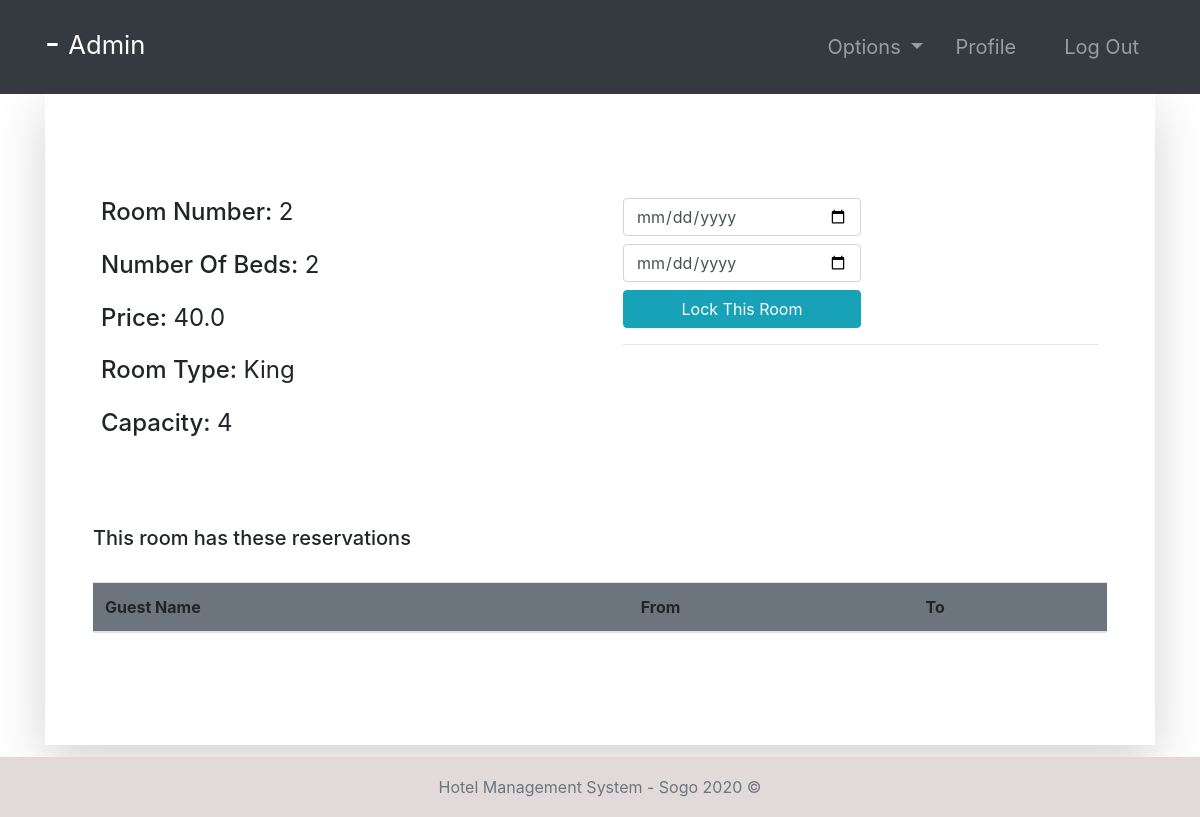
Page /room-profile/2/ (signed in) on the committed database.
### room/models.py (models this page shows, shortened)
class Room(models.Model):
    ROOM_TYPES = (
        ('King', 'King'),
        ('Luxury', 'Luxury'),
        ('Normal', 'Normal'),
        ('Economic', 'Economic'),
    )
    number = models.IntegerField(primary_key=True)
    capacity = models.SmallIntegerField()
    numberOfBeds = models.SmallIntegerField()
    roomType = models.CharField(max_length=20, choices=ROOM_TYPES)
    price = models.FloatField()
    statusStartDate = models.DateField(null=True)
    statusEndDate = models.DateField(null=True)

### room/views.py (the view, shortened to what this page needs)
# urls.py: path('room-profile/<str:id>/', room_profile, name="room-profile"),
@login_required(login_url='login')
def room_profile(request, id):
    role = str(request.user.groups.all()[0])
    path = role + "/"
    tempRoom = Room.objects.get(number=id)
    bookings = Booking.objects.filter(roomNumber=tempRoom)
    guests = Guest.objects.all()
    bookings2 = Booking.objects.all()
    context = {
        "role": role,
        "bookings": bookings,
        "room": tempRoom,
        "guests": guests,
        "bookings2": bookings2
    }
    return render(request, path + "room-profile.html", context)

### Templates/admin/room-profile.html
{% extends '../index.html' %}
{% block context %}
{% include '../common_pages/room-profile.html' %}
{% endblock %}

### Templates/incs/nav.html (shortened to what this page needs)
<nav class="navbar navbar-dark bg-dark navbar-expand-lg py-3 " role="navigation">
    <div class="container">
        <a href="" class="navbar-brand">
            <h2 class="text-capitalize">
                {{ request.user.first_name }} {{ request.user.last_name }} -
                <small>
                    {{ role }}
                </small>
            </h2>
        </a>
        <div class="collapse navbar-collapse" id="navbarTags">
            <ul class="navbar-nav ml-auto">
                <li class="nav-item dropdown p-2">
                    <a class="nav-link dropdown-toggle" href="#" id="navbarDropdown" role="button"
                        data-toggle="dropdown" aria-haspopup="true" aria-expanded="false">
                        Options
                    </a>
                </li>
                <li class="nav-item mr-3 p-2">
                    {% if role == 'staff' or role == 'receptionist' or role == 'admin' or role == 'manager' %}
                    <a href="{% url 'employee-profile' user.id %}" class="nav-link">Profile</a>
                    {% endif %}
                </li>
                <li class="nav-item p-2 ">
                    <a href="{% url 'logout' %}" class="nav-link">Log Out</a>
                </li>
            </ul>
        </div>
    </div>
</nav>

### Templates/common_pages/room-profile.html (shortened to what this page needs)
<div class="container">
    <div class="shadow-lg p-5">
        <div class="row mt-5">
            <div class="col-6">
                <div class="p-2 h4">
                    <span>Room Number:</span>
                    <span class="font-weight-normal">{{room.number}}</span>
                </div>
                <div class="p-2 h4">
                    <span>Number Of Beds:</span>
                    <span class="font-weight-normal">{{room.numberOfBeds}}</span>
                </div>
                <div class="p-2 h4">
                    <span>Price:</span>
                    <span class="font-weight-normal">{{room.price}}</span>
                </div>
                <div class="p-2 h4">
                    <span>Room Type:</span>
                    <span class="font-weight-normal">{{ room.roomType }}</span>
                </div>
                <div class="p-2 h4">
                    <span>Capacity: </span>
                    <span class="font-weight-normal">{{room.capacity}}</span>
                </div>
            </div>
            <div class="col-6">
                {% if role == "manager" or role == "admin" %}
                <div class="p-2 h4 ">
                    <form action="" method="POST">
                        <input type="date" placeholder="Enter Start Date" name="bsd" required
                            class="form-control w-50 mb-2">
                        <input type="date" placeholder="Enter End Date" name="bed" required
                            class="form-control w-50 mb-2">
                        <button name="lockRoom" type="submit" class="btn btn-info w-50">Lock This Room</button>
                        <br>
                    </form>
                    <form action="" method="POST">
                        <hr>
                    </form>
                </div>
                {% endif %}
                <br>
            </div>
        </div>
        <br>
        <div class="table-responsive table-striped my-5">
            <div class="table-header row">
                <div class="col-sm-12 col-md-12 col-lg-4 mb-4">
                    <h5>This room has these reservations</h5>
                </div>
            </div>
            <table class="table table-hover table-striped">
                <thead class="bg-secondary rounded">
                    <tr>
                        {% if role != 'guest' %} <th>Guest Name</th> {% endif %}
                        <th>From </th>
                        <th>To</th>
                    </tr>
                </thead>
            </table>
        </div>
    </div>
</div>

### static/css/main.css (style rules this page uses)
* { margin: 0; padding: 0; -webkit-font-smoothing: antialiased; }
body { position: relative; }
nav .nav-item { font-size: 20px; }

### rows in the picture
Room: number "2", numberOfBeds "2", price "40.0", roomType "King", capacity "4"

### other values in the picture
{{ role }} "Admin"
